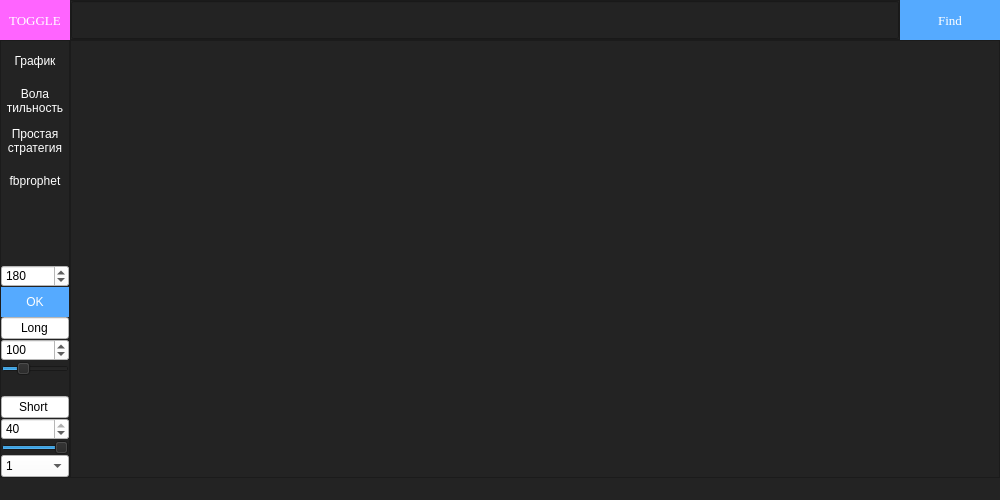
<?xml version="1.0" encoding="UTF-8"?>
<ui version="4.0">
 <class>MainWindow</class>
 <widget class="QMainWindow" name="MainWindow">
  <property name="geometry">
   <rect>
    <x>0</x>
    <y>0</y>
    <width>1000</width>
    <height>500</height>
   </rect>
  </property>
  <property name="minimumSize">
   <size>
    <width>1000</width>
    <height>500</height>
   </size>
  </property>
  <property name="windowTitle">
   <string>MainWindow</string>
  </property>
  <property name="styleSheet">
   <string notr="true">background-color: rgb(35, 35, 35);</string>
  </property>
  <widget class="QWidget" name="centralwidget">
   <layout class="QVBoxLayout" name="verticalLayout">
    <property name="spacing">
     <number>0</number>
    </property>
    <property name="leftMargin">
     <number>0</number>
    </property>
    <property name="topMargin">
     <number>0</number>
    </property>
    <property name="rightMargin">
     <number>0</number>
    </property>
    <property name="bottomMargin">
     <number>0</number>
    </property>
    <item>
     <widget class="QFrame" name="Top_Bar">
      <property name="minimumSize">
       <size>
        <width>0</width>
        <height>40</height>
       </size>
      </property>
      <property name="maximumSize">
       <size>
        <width>16777215</width>
        <height>40</height>
       </size>
      </property>
      <property name="styleSheet">
       <string notr="true">background-color: rgb(35, 35, 35);</string>
      </property>
      <property name="frameShape">
       <enum>QFrame::NoFrame</enum>
      </property>
      <property name="frameShadow">
       <enum>QFrame::Raised</enum>
      </property>
      <layout class="QHBoxLayout" name="horizontalLayout">
       <property name="spacing">
        <number>0</number>
       </property>
       <property name="leftMargin">
        <number>0</number>
       </property>
       <property name="topMargin">
        <number>0</number>
       </property>
       <property name="rightMargin">
        <number>0</number>
       </property>
       <property name="bottomMargin">
        <number>0</number>
       </property>
       <item>
        <widget class="QFrame" name="frame_toggle">
         <property name="sizePolicy">
          <sizepolicy hsizetype="Maximum" vsizetype="Maximum">
           <horstretch>0</horstretch>
           <verstretch>0</verstretch>
          </sizepolicy>
         </property>
         <property name="minimumSize">
          <size>
           <width>70</width>
           <height>0</height>
          </size>
         </property>
         <property name="maximumSize">
          <size>
           <width>70</width>
           <height>40</height>
          </size>
         </property>
         <property name="focusPolicy">
          <enum>Qt::NoFocus</enum>
         </property>
         <property name="layoutDirection">
          <enum>Qt::LeftToRight</enum>
         </property>
         <property name="styleSheet">
          <string notr="true">background-color: rgb(255, 100, 255);
</string>
         </property>
         <property name="frameShape">
          <enum>QFrame::NoFrame</enum>
         </property>
         <property name="frameShadow">
          <enum>QFrame::Raised</enum>
         </property>
         <layout class="QHBoxLayout" name="horizontalLayout_3">
          <property name="spacing">
           <number>0</number>
          </property>
          <property name="sizeConstraint">
           <enum>QLayout::SetDefaultConstraint</enum>
          </property>
          <property name="leftMargin">
           <number>0</number>
          </property>
          <property name="topMargin">
           <number>0</number>
          </property>
          <property name="rightMargin">
           <number>0</number>
          </property>
          <property name="bottomMargin">
           <number>0</number>
          </property>
          <item>
           <widget class="QPushButton" name="Btn_Toggle">
            <property name="sizePolicy">
             <sizepolicy hsizetype="Expanding" vsizetype="Expanding">
              <horstretch>0</horstretch>
              <verstretch>0</verstretch>
             </sizepolicy>
            </property>
            <property name="font">
             <font>
              <family>Times New Roman</family>
              <pointsize>10</pointsize>
             </font>
            </property>
            <property name="styleSheet">
             <string notr="true">QPushButton
{
	color: rgb(255,255,255);
	border: 0px sold;
	text-align: center;
}
</string>
            </property>
            <property name="text">
             <string>TOGGLE</string>
            </property>
           </widget>
          </item>
         </layout>
        </widget>
       </item>
       <item>
        <widget class="QFrame" name="frame_2">
         <property name="frameShape">
          <enum>QFrame::NoFrame</enum>
         </property>
         <property name="frameShadow">
          <enum>QFrame::Raised</enum>
         </property>
         <layout class="QHBoxLayout" name="horizontalLayout_4">
          <property name="spacing">
           <number>0</number>
          </property>
          <property name="leftMargin">
           <number>0</number>
          </property>
          <property name="topMargin">
           <number>0</number>
          </property>
          <property name="rightMargin">
           <number>0</number>
          </property>
          <property name="bottomMargin">
           <number>0</number>
          </property>
          <item>
           <widget class="QFrame" name="frame_line">
            <property name="minimumSize">
             <size>
              <width>800</width>
              <height>0</height>
             </size>
            </property>
            <property name="frameShape">
             <enum>QFrame::StyledPanel</enum>
            </property>
            <property name="frameShadow">
             <enum>QFrame::Raised</enum>
            </property>
            <layout class="QVBoxLayout" name="verticalLayout_5">
             <property name="spacing">
              <number>0</number>
             </property>
             <property name="leftMargin">
              <number>0</number>
             </property>
             <property name="topMargin">
              <number>0</number>
             </property>
             <property name="rightMargin">
              <number>0</number>
             </property>
             <property name="bottomMargin">
              <number>0</number>
             </property>
             <item>
              <widget class="QLineEdit" name="lineEdit">
               <property name="sizePolicy">
                <sizepolicy hsizetype="Expanding" vsizetype="Expanding">
                 <horstretch>0</horstretch>
                 <verstretch>0</verstretch>
                </sizepolicy>
               </property>
               <property name="font">
                <font>
                 <family>Times New Roman</family>
                 <pointsize>10</pointsize>
                </font>
               </property>
               <property name="styleSheet">
                <string notr="true">QLineEdit {
	color: white;
}</string>
               </property>
              </widget>
             </item>
            </layout>
           </widget>
          </item>
          <item>
           <widget class="QFrame" name="frame_btn_find">
            <property name="minimumSize">
             <size>
              <width>20</width>
              <height>0</height>
             </size>
            </property>
            <property name="maximumSize">
             <size>
              <width>100</width>
              <height>16777215</height>
             </size>
            </property>
            <property name="styleSheet">
             <string notr="true">background-color: rgb(52, 113, 255);</string>
            </property>
            <property name="frameShape">
             <enum>QFrame::NoFrame</enum>
            </property>
            <property name="frameShadow">
             <enum>QFrame::Raised</enum>
            </property>
            <layout class="QHBoxLayout" name="horizontalLayout_5">
             <property name="spacing">
              <number>0</number>
             </property>
             <property name="leftMargin">
              <number>0</number>
             </property>
             <property name="topMargin">
              <number>0</number>
             </property>
             <property name="rightMargin">
              <number>0</number>
             </property>
             <property name="bottomMargin">
              <number>0</number>
             </property>
             <item>
              <widget class="QPushButton" name="btnFind">
               <property name="sizePolicy">
                <sizepolicy hsizetype="Expanding" vsizetype="Expanding">
                 <horstretch>0</horstretch>
                 <verstretch>0</verstretch>
                </sizepolicy>
               </property>
               <property name="font">
                <font>
                 <family>Times New Roman</family>
                 <pointsize>10</pointsize>
                </font>
               </property>
               <property name="styleSheet">
                <string notr="true">QPushButton {
	color: rgb(255, 255, 255);
	background-color:  rgb(85, 170, 255);
	border: 0px solid;
}

QPushButton:hover {
	border: 1px solid rgb(255, 0, 0);
}

QPushButton:pressed {
	background-color: rgb(255, 0, 0);
	padding-top: 5px;
}</string>
               </property>
               <property name="text">
                <string>Find</string>
               </property>
              </widget>
             </item>
            </layout>
           </widget>
          </item>
         </layout>
        </widget>
       </item>
      </layout>
     </widget>
    </item>
    <item>
     <widget class="QFrame" name="Content">
      <property name="frameShape">
       <enum>QFrame::NoFrame</enum>
      </property>
      <property name="frameShadow">
       <enum>QFrame::Raised</enum>
      </property>
      <layout class="QHBoxLayout" name="horizontalLayout_2">
       <property name="spacing">
        <number>0</number>
       </property>
       <property name="leftMargin">
        <number>0</number>
       </property>
       <property name="topMargin">
        <number>0</number>
       </property>
       <property name="rightMargin">
        <number>0</number>
       </property>
       <property name="bottomMargin">
        <number>0</number>
       </property>
       <item>
        <widget class="QFrame" name="frame_left_menu">
         <property name="minimumSize">
          <size>
           <width>70</width>
           <height>0</height>
          </size>
         </property>
         <property name="maximumSize">
          <size>
           <width>70</width>
           <height>16777215</height>
          </size>
         </property>
         <property name="styleSheet">
          <string notr="true">background-color: rgb(35, 35, 35);</string>
         </property>
         <property name="frameShape">
          <enum>QFrame::StyledPanel</enum>
         </property>
         <property name="frameShadow">
          <enum>QFrame::Raised</enum>
         </property>
         <layout class="QVBoxLayout" name="verticalLayout_3">
          <property name="spacing">
           <number>0</number>
          </property>
          <property name="leftMargin">
           <number>0</number>
          </property>
          <property name="topMargin">
           <number>0</number>
          </property>
          <property name="rightMargin">
           <number>0</number>
          </property>
          <property name="bottomMargin">
           <number>0</number>
          </property>
          <item alignment="Qt::AlignTop">
           <widget class="QFrame" name="frame_top_menus">
            <property name="frameShape">
             <enum>QFrame::NoFrame</enum>
            </property>
            <property name="frameShadow">
             <enum>QFrame::Raised</enum>
            </property>
            <layout class="QVBoxLayout" name="verticalLayout_4">
             <property name="spacing">
              <number>0</number>
             </property>
             <property name="leftMargin">
              <number>0</number>
             </property>
             <property name="topMargin">
              <number>0</number>
             </property>
             <property name="rightMargin">
              <number>0</number>
             </property>
             <property name="bottomMargin">
              <number>0</number>
             </property>
             <item>
              <widget class="QPushButton" name="Btn_page_1">
               <property name="minimumSize">
                <size>
                 <width>0</width>
                 <height>40</height>
                </size>
               </property>
               <property name="styleSheet">
                <string notr="true">QPushButton {
	color: rgb(255, 255, 255);
	background-color: rgb(35, 35, 35);
	border: 0px solid;
}

QPushButton:hover {
	background-color: rgb(85, 170, 255);
}</string>
               </property>
               <property name="text">
                <string>График</string>
               </property>
              </widget>
             </item>
             <item>
              <widget class="QPushButton" name="Btn_page_2">
               <property name="minimumSize">
                <size>
                 <width>0</width>
                 <height>40</height>
                </size>
               </property>
               <property name="autoFillBackground">
                <bool>false</bool>
               </property>
               <property name="styleSheet">
                <string notr="true">QPushButton {
	color: rgb(255, 255, 255);
	background-color: rgb(35, 35, 35);
	border: 0px solid;
	text-overflow: clip;
	white-space: pre-line
}

QPushButton:hover {
	background-color: rgb(85, 170, 255);
	text-overflow: clip;
}</string>
               </property>
               <property name="text">
                <string>Вола
тильность</string>
               </property>
               <property name="autoDefault">
                <bool>false</bool>
               </property>
               <property name="flat">
                <bool>false</bool>
               </property>
              </widget>
             </item>
             <item>
              <widget class="QPushButton" name="Btn_page_3">
               <property name="sizePolicy">
                <sizepolicy hsizetype="Minimum" vsizetype="Fixed">
                 <horstretch>0</horstretch>
                 <verstretch>0</verstretch>
                </sizepolicy>
               </property>
               <property name="minimumSize">
                <size>
                 <width>0</width>
                 <height>40</height>
                </size>
               </property>
               <property name="layoutDirection">
                <enum>Qt::LeftToRight</enum>
               </property>
               <property name="styleSheet">
                <string notr="true">QPushButton {
	color: rgb(255, 255, 255);
	background-color: rgb(35, 35, 35);
	border: 0px solid;
}

QPushButton:hover {
	background-color: rgb(85, 170, 255);
}</string>
               </property>
               <property name="text">
                <string>Простая 
стратегия</string>
               </property>
               <property name="checkable">
                <bool>false</bool>
               </property>
              </widget>
             </item>
             <item>
              <widget class="QPushButton" name="Btn_page_4">
               <property name="minimumSize">
                <size>
                 <width>0</width>
                 <height>40</height>
                </size>
               </property>
               <property name="styleSheet">
                <string notr="true">QPushButton {
	color: rgb(255, 255, 255);
	background-color: rgb(35, 35, 35);
	border: 0px solid;
}

QPushButton:hover {
	background-color: rgb(85, 170, 255);
}</string>
               </property>
               <property name="text">
                <string>fbprophet</string>
               </property>
              </widget>
             </item>
            </layout>
           </widget>
          </item>
          <item>
           <widget class="QSpinBox" name="spinBox_fbprophet">
            <property name="styleSheet">
             <string notr="true">QSpinBox{
	
	background-color: rgb(255, 255, 255);
	font: 10pt &quot;MS Shell Dlg 2&quot;;
}</string>
            </property>
            <property name="maximum">
             <number>1000</number>
            </property>
            <property name="value">
             <number>180</number>
            </property>
           </widget>
          </item>
          <item>
           <widget class="QPushButton" name="button_fb">
            <property name="minimumSize">
             <size>
              <width>0</width>
              <height>30</height>
             </size>
            </property>
            <property name="styleSheet">
             <string notr="true">QPushButton {
	color: rgb(255, 255, 255);
	background-color:  rgb(85, 170, 255);
	border: 0px solid;
}

QPushButton:hover {
	background-color: rgb(255, 0, 0);
}</string>
            </property>
            <property name="text">
             <string>OK</string>
            </property>
           </widget>
          </item>
          <item>
           <widget class="QLineEdit" name="lineEdit_long">
            <property name="styleSheet">
             <string notr="true">QLineEdit{
	
	background-color: rgb(255, 255, 255);
	font: 10pt &quot;MS Shell Dlg 2&quot;;
}</string>
            </property>
            <property name="text">
             <string>Long</string>
            </property>
            <property name="alignment">
             <set>Qt::AlignCenter</set>
            </property>
            <property name="readOnly">
             <bool>true</bool>
            </property>
           </widget>
          </item>
          <item>
           <widget class="QSpinBox" name="spinBox_long">
            <property name="styleSheet">
             <string notr="true">QSpinBox{
	
	background-color: rgb(255, 255, 255);
	font: 10pt &quot;MS Shell Dlg 2&quot;;
}</string>
            </property>
            <property name="minimum">
             <number>40</number>
            </property>
            <property name="maximum">
             <number>250</number>
            </property>
            <property name="value">
             <number>100</number>
            </property>
           </widget>
          </item>
          <item>
           <widget class="QSlider" name="horizontalSlider_long">
            <property name="minimum">
             <number>40</number>
            </property>
            <property name="maximum">
             <number>250</number>
            </property>
            <property name="singleStep">
             <number>1</number>
            </property>
            <property name="value">
             <number>100</number>
            </property>
            <property name="sliderPosition">
             <number>100</number>
            </property>
            <property name="orientation">
             <enum>Qt::Horizontal</enum>
            </property>
           </widget>
          </item>
          <item>
           <spacer name="verticalSpacer">
            <property name="orientation">
             <enum>Qt::Vertical</enum>
            </property>
            <property name="sizeType">
             <enum>QSizePolicy::Fixed</enum>
            </property>
            <property name="sizeHint" stdset="0">
             <size>
              <width>10</width>
              <height>20</height>
             </size>
            </property>
           </spacer>
          </item>
          <item>
           <widget class="QLineEdit" name="lineEdit_short">
            <property name="styleSheet">
             <string notr="true">QLineEdit {
	font: 10pt &quot;MS Shell Dlg 2&quot;;
	background-color: rgb(255, 255, 255);

}</string>
            </property>
            <property name="inputMask">
             <string/>
            </property>
            <property name="text">
             <string>Short</string>
            </property>
            <property name="frame">
             <bool>true</bool>
            </property>
            <property name="alignment">
             <set>Qt::AlignCenter</set>
            </property>
            <property name="dragEnabled">
             <bool>false</bool>
            </property>
            <property name="readOnly">
             <bool>true</bool>
            </property>
           </widget>
          </item>
          <item>
           <widget class="QSpinBox" name="spinBox_short">
            <property name="styleSheet">
             <string notr="true">QSpinBox {
	background-color: white;
	font: 10pt &quot;MS Shell Dlg 2&quot;;
}</string>
            </property>
            <property name="minimum">
             <number>10</number>
            </property>
            <property name="maximum">
             <number>40</number>
            </property>
            <property name="value">
             <number>40</number>
            </property>
            <property name="displayIntegerBase">
             <number>10</number>
            </property>
           </widget>
          </item>
          <item>
           <widget class="QSlider" name="horizontalSlider_short">
            <property name="minimum">
             <number>10</number>
            </property>
            <property name="maximum">
             <number>40</number>
            </property>
            <property name="value">
             <number>40</number>
            </property>
            <property name="orientation">
             <enum>Qt::Horizontal</enum>
            </property>
           </widget>
          </item>
          <item>
           <widget class="QComboBox" name="comboBox">
            <property name="styleSheet">
             <string notr="true">/* The container must be positioned relative: */
QComboBox {
  position: relative;
  font-family: Arial;
  background-color: white;
font: 10pt &quot;MS Shell Dlg 2&quot;;
}

QComboBox select {
  display: none; /*hide original SELECT element: */
}

.select-selected {
  background-color: DodgerBlue;
}

/* Style the arrow inside the select element: */
.select-selected:after {
  position: absolute;
  content: &quot;&quot;;
  top: 14px;
  right: 10px;
  width: 0;
  height: 0;
  border: 6px solid transparent;
  border-color: #fff transparent transparent transparent;
}

/* Point the arrow upwards when the select box is open (active): */
.select-selected.select-arrow-active:after {
  border-color: transparent transparent #fff transparent;
  top: 7px;
}

/* style the items (options), including the selected item: */
.select-items div,.select-selected {
  color: #ffffff;
  padding: 8px 16px;
  border: 1px solid transparent;
  border-color: transparent transparent rgba(0, 0, 0, 0.1) transparent;
  cursor: pointer;
}

/* Style items (options): */
.select-items {
  position: absolute;
  background-color: DodgerBlue;
  top: 100%;
  left: 0;
  right: 0;
  z-index: 99;
}

/* Hide the items when the select box is closed: */
.select-hide {
  display: none;
}

.select-items div:hover, .same-as-selected {
  background-color: rgba(0, 0, 0, 0.1);
}</string>
            </property>
            <item>
             <property name="text">
              <string>1</string>
             </property>
            </item>
            <item>
             <property name="text">
              <string>3</string>
             </property>
            </item>
            <item>
             <property name="text">
              <string>6</string>
             </property>
            </item>
            <item>
             <property name="text">
              <string>12</string>
             </property>
            </item>
           </widget>
          </item>
         </layout>
        </widget>
       </item>
       <item>
        <widget class="QFrame" name="frame_pages">
         <property name="frameShape">
          <enum>QFrame::StyledPanel</enum>
         </property>
         <property name="frameShadow">
          <enum>QFrame::Raised</enum>
         </property>
         <layout class="QVBoxLayout" name="verticalLayout_2">
          <property name="spacing">
           <number>0</number>
          </property>
          <property name="leftMargin">
           <number>0</number>
          </property>
          <property name="topMargin">
           <number>0</number>
          </property>
          <property name="rightMargin">
           <number>0</number>
          </property>
          <property name="bottomMargin">
           <number>0</number>
          </property>
          <item>
           <widget class="QStackedWidget" name="stackedWidget">
            <property name="sizePolicy">
             <sizepolicy hsizetype="Expanding" vsizetype="Expanding">
              <horstretch>0</horstretch>
              <verstretch>0</verstretch>
             </sizepolicy>
            </property>
            <widget class="QWidget" name="page"/>
            <widget class="QWidget" name="page_2"/>
            <widget class="QWidget" name="page_3"/>
           </widget>
          </item>
         </layout>
        </widget>
       </item>
      </layout>
     </widget>
    </item>
   </layout>
  </widget>
  <widget class="QStatusBar" name="statusbar"/>
 </widget>
 <resources/>
 <connections/>
</ui>
